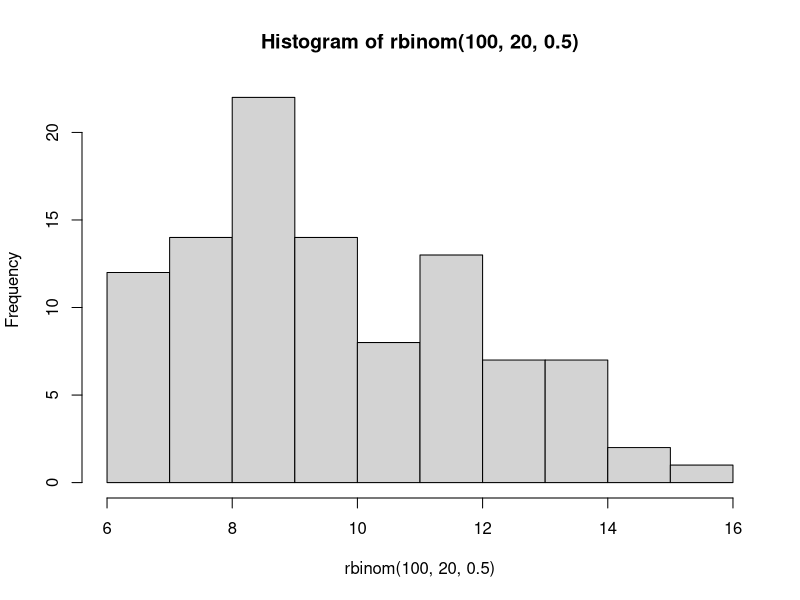
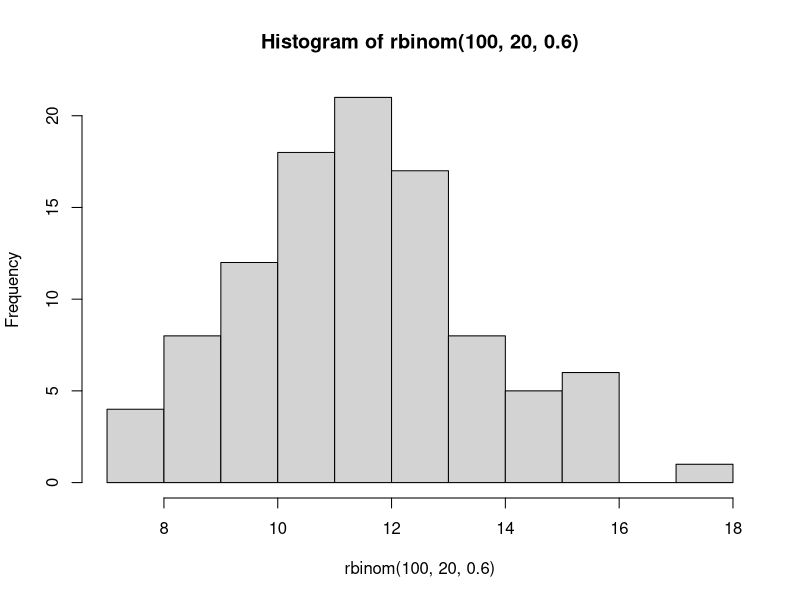
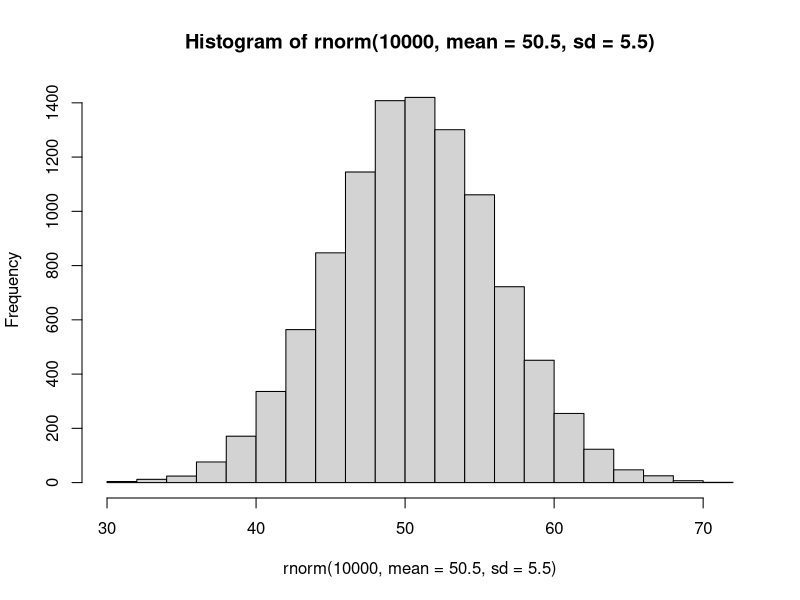
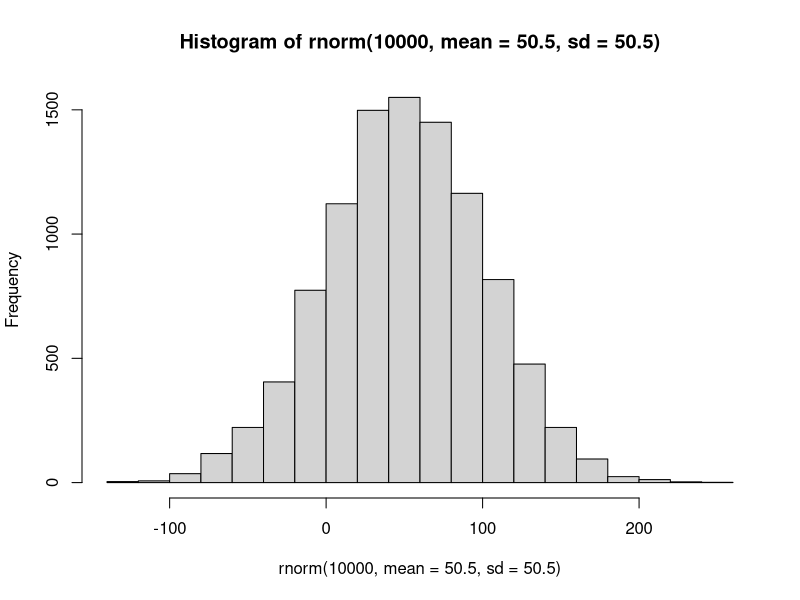
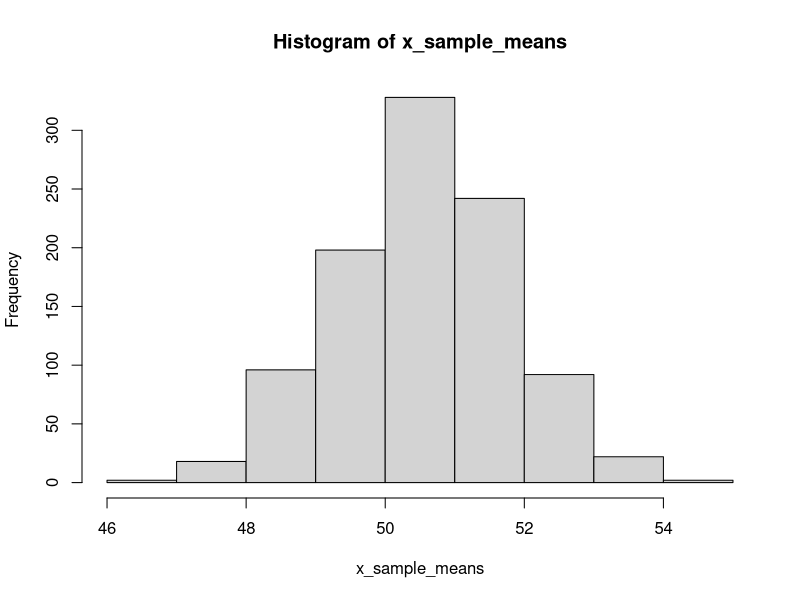
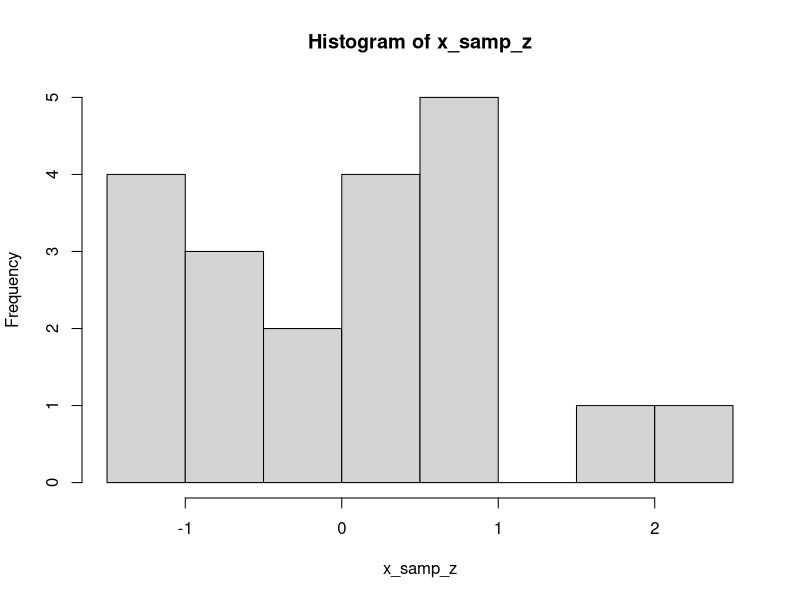
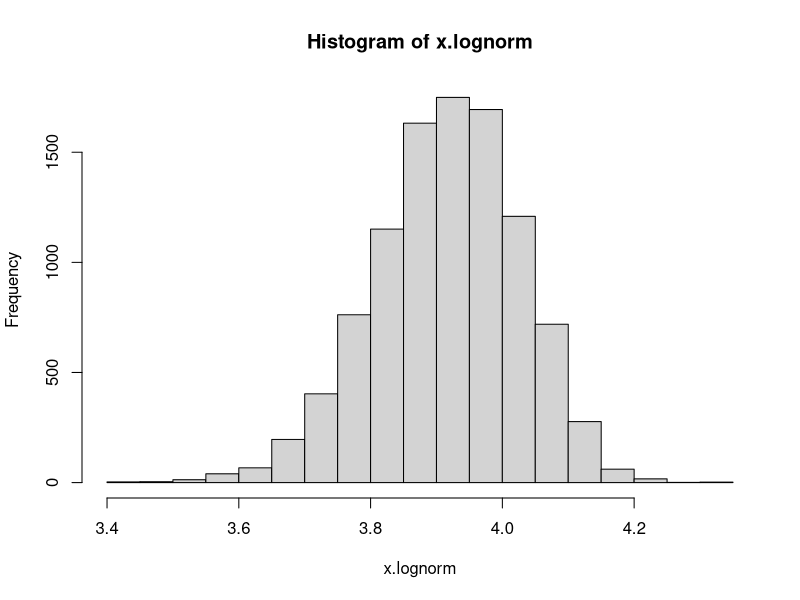
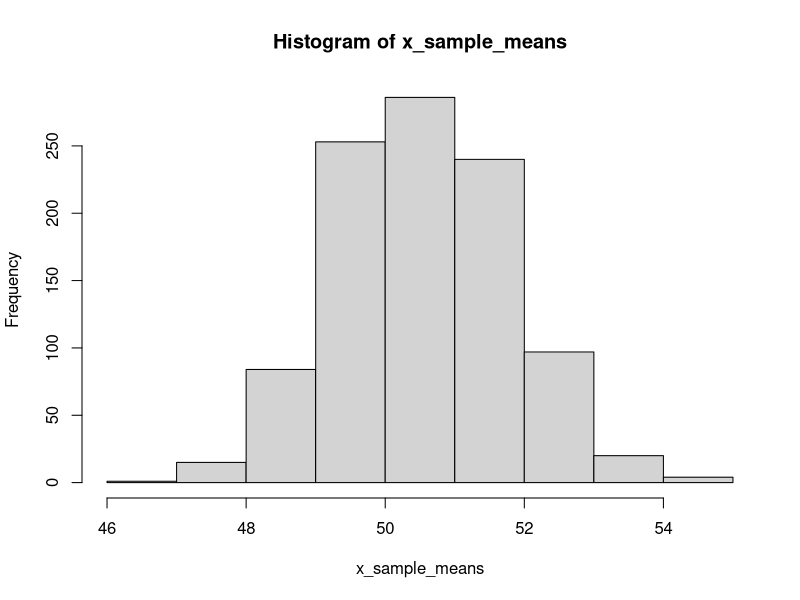

These figures' R source, in order:


## Estimating binomial distribution. two outcomes, 20 coins, 100 replicate trials
## First 50% chance of heads then 60% chance of heads.
## Dist shifts to the right
hist(rbinom(100, 20, 0.5))
hist(rbinom(100, 20, 0.6))
## X-axis represents the number of successful results (heads)
## y-axis is the number of trials with that level of success
## A result of 16 would indicate a very rare outcome or a 
## rigged coin

hist(rnorm(10000, mean = 50.5, sd = 5.5))
hist(rnorm(10000, mean = 50.5, sd = 50.5))

x <- rnorm(10000, mean = 50.5, sd = 5.5)
x_sample_means <- NULL
for(i in 1:1000){
  x_samp <- sample(x, 20, replace=FALSE)
  x_sample_means[i] <- mean(x_samp)
}
hist(x_sample_means)
x_sample_means[1]
x_samp
x_samp_z <- scale(x_samp)
x_samp_z <- (x_samp - mean(x_samp))/sd(x_samp)
x_samp_z
mean(x_samp_z)
sd(x_samp_z)
hist(x_samp_z)


x.lognorm <- log(x)
hist(x.lognorm)
x_sample_means <- NULL
for(i in 1:1000){
  x_samp <- sample(x, 20, replace=FALSE)
  x_sample_means[i] <- mean(x_samp)
}
hist(x_sample_means)
## The distribution of the lognormal means looks normally distributed